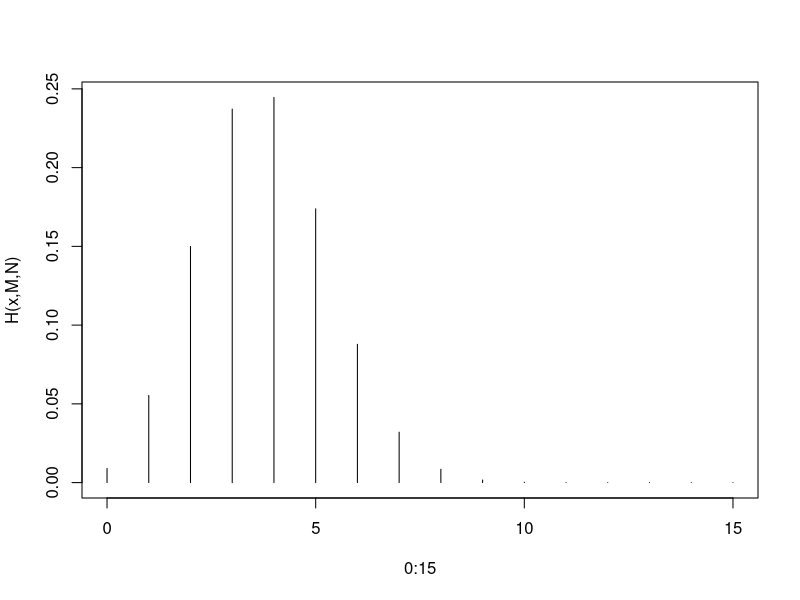
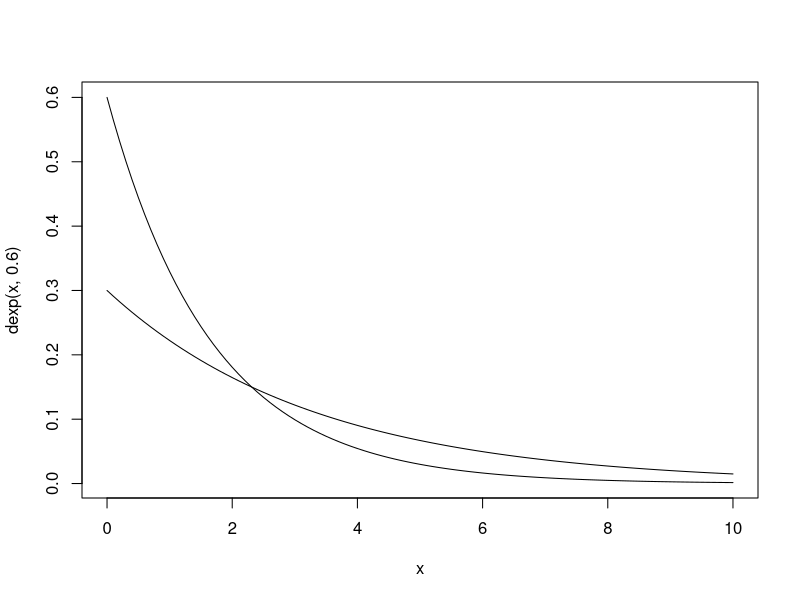
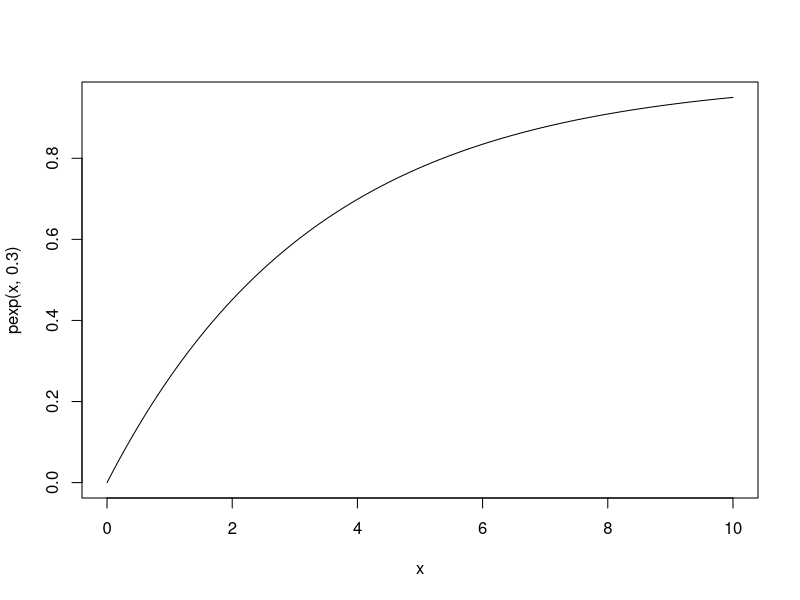
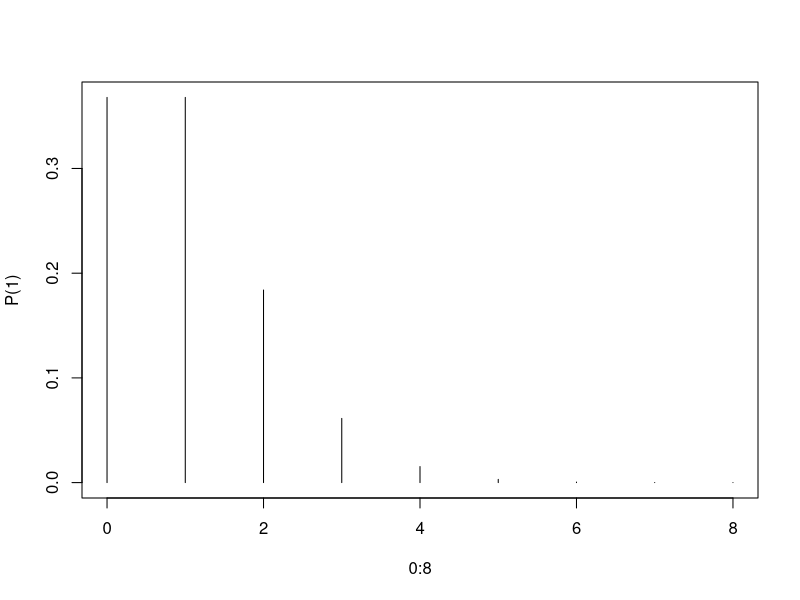

Generate these figures, in order, with R: (Note: this script raises an error after producing the figures.)
#Bai 1
fsb=function(x,n,M,N){
 return (choose(M,x)*choose(N-M,n-x)/choose(N,n));}
plot(0:15,fsb(0:15,15,25,100),type="h",ylab="H(x,M,N)")

#Bai 2
sum(fsb(5:12,15,25,100));
pfsb=function(x,n,M,N){
return (sum(fsb(0:x,15,25,100)));}

#Bai 3
#a
curve(dexp(x,0.6),from=0,to=10)
#b
curve(dexp(x,0.3),from=0,to=10,add=T)
curve(pexp(x,0.3),from=0,to=10)
#c
sum(dexp(seq(from=0,to=10,by=0.1),0.6))
sum(dexp(seq(from=0,to=10,by=0.1),0.3))


#Bai 4
plot(0:8,dpois(0:8,1),type="h",ylab="P(1)")

#Bai 5
plot(0:10,dchisq(1,df=3),ylav="X^2(3)")